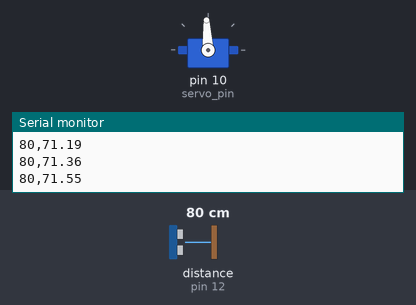
Recording of a sketch running on a simulated Arduino Uno, built with avr-gcc and run on an emulated ATmega328P. Parts: servo, the last lines printed to the serial monitor. Wiring (inferred from the names in the program): ultrasonic range finder: trigger pin 11; echo pin 12. The inputs (shaded band) are chosen by the test bench; at power-on: distance to the obstacle (sensor on pin 12) 80 cm. The echo pulse lasts 58.3 µs per cm.

Above: at 1.2 s.
1.3 s: distance to the obstacle (sensor on pin 12) set to 18 cm
At 4.1 s:
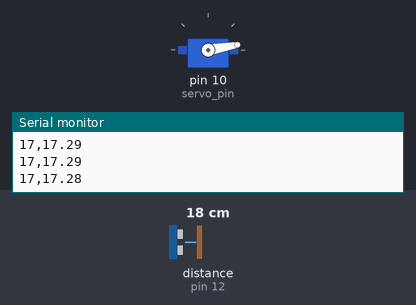
4.3 s: distance to the obstacle (sensor on pin 12) set to 120 cm
At 7.1 s:
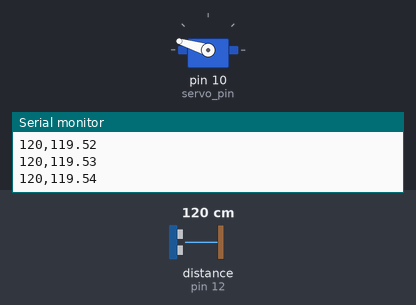
7.3 s: distance to the obstacle (sensor on pin 12) set to 250 cm
At 8.2 s:
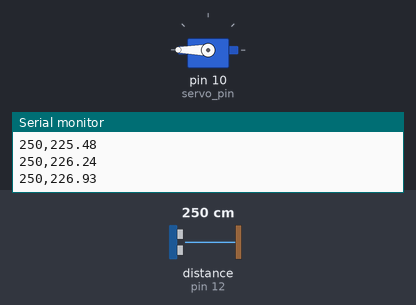
Timing chart, 0 to 10.3 s (numbered marks = the images above; inputs shaded):
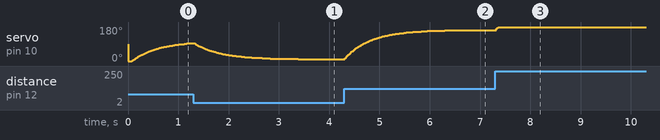

Measured:
- after the input at 4.3 s, servo on pin 10 (servo_pin): moves from 10° to 163° over 2.3 s, starting at once
- after the input at 7.3 s, servo on pin 10 (servo_pin): 163° → 180° at once

The sketch:

DistanceServoFilter.ino
```cpp
#include <Servo.h>
#define RGBLENGTH 3
Servo myservo;  // create servo object to control a servo
// twelve servo objects can be created on most boards

// 핀 설정
const int servo_pin = 10;
const int triggerPin = 11;
const int echoPin = 12;

int cm = 0;


// 바로 cm (거리)가 나옴
long readUltrasonicDistance(int triggerPin, int echoPin) {
  pinMode(triggerPin, OUTPUT);  // Clear the trigger
  digitalWrite(triggerPin, LOW);
  delayMicroseconds(2);

  digitalWrite(triggerPin, HIGH);
  delayMicroseconds(10);
  digitalWrite(triggerPin, LOW);
  pinMode(echoPin, INPUT);

  long received_time = pulseIn(echoPin, HIGH);  //수신한 시간

  long cm = 0.01723 * received_time;

  return cm;  //수신한 시간
}


long readUltrasonicDistance(int triggerPin, int echoPin);

// 저역통과필터 _전역변수 깔아두기
float pre_value = 0;
float pre_time = 0;
float tau = 500; // 어느 주파수를 차단할 지 결정 , tau의 수치가 낮을 수록 필터링이 적게 됨(원본과 비슷)


void setup() {
  myservo.attach(servo_pin);
  Serial.begin(9600);
  Serial.println("원본, MAF");
}

// 180도 내에서 회전 반복
void loop() {
  int raw = readUltrasonicDistance(triggerPin, echoPin);

  if (10 < raw && raw < 300) {
    cm = raw;  //안전해진 것만 넣기
  }

  // 저역통과필터

  //현재시간 측정 전원이 켜지고 경과한 시간
  float st_time = millis();

  //지난 시간과의 시간차 계산
  float dt = (st_time - pre_time);

  //주파수 필터값 계산 (공식)
  float af_value = tau / (tau + dt)*pre_value
  + dt/(tau + dt)*cm;

  //현재 상태 저장
  pre_value = af_value;
  pre_time = st_time;


  // 최소 10cm ~ 130cm
  int pos = map(af_value, 10, 130, 0, 180);

  myservo.write(pos);

  Serial.print(cm);
  Serial.print(",");
  Serial.println(af_value);
}
```
